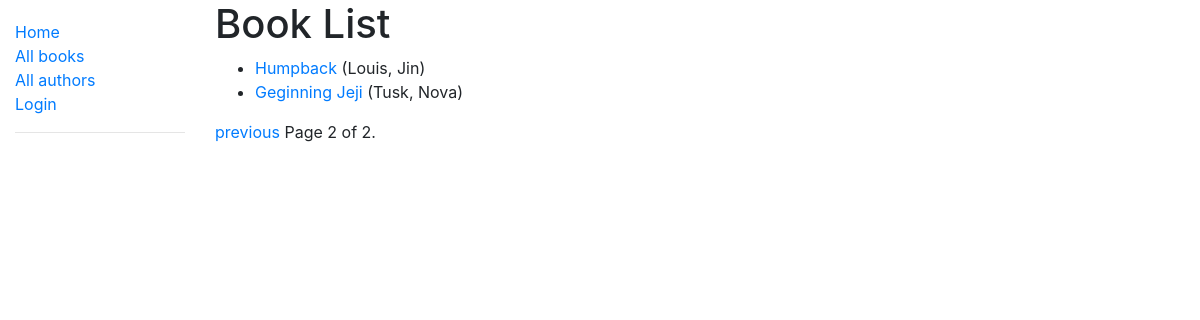
Before: /catalog/books/?page=2 with the older database file.
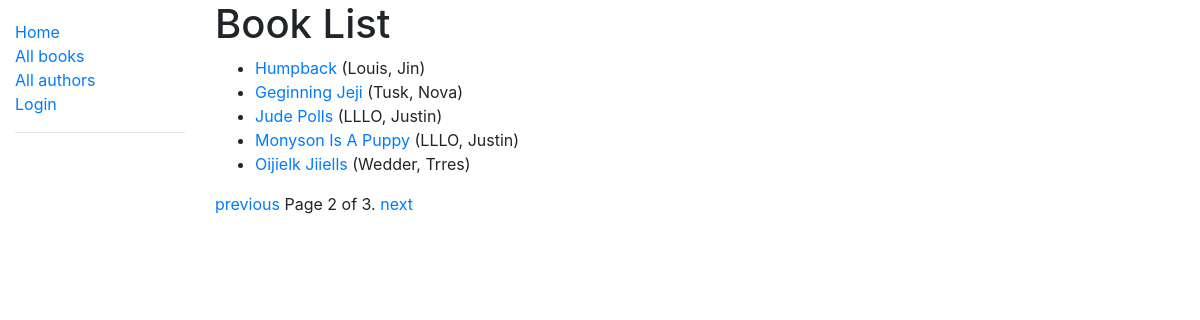
After: the same page with the newer database file.
### catalog/models.py (models this page shows, shortened)
class Book(models.Model):
    title = models.CharField(max_length=200)
    author = models.ForeignKey('Author', on_delete=models.SET_NULL, null=True)
    summary = models.TextField(max_length=1000, help_text='Enter a brief description of the book')
    isbn = models.CharField('ISBN', max_length=13, help_text='13 Character <a href="https://www.isbn-international.org/content/what-isbn">ISBN number</a>')
    genre = models.ManyToManyField(Genre, help_text='Select a genre for this book')
    language = models.ForeignKey('Language', on_delete=models.SET_NULL, null=True)
    def get_absolute_url(self):
        return reverse('book-detail', args=[str(self.id)])
    def display_genre(self):
        """Create a string for the Genre. This is required to display genre in Admin."""
        return ', '.join(genre.name for genre in self.genre.all()[:3])
    display_genre.short_description = 'Genre'

class Author(models.Model):
    first_name = models.CharField(max_length=100)
    last_name = models.CharField(max_length=100)
    date_of_birth = models.DateField(null=True, blank=True)
    date_of_death = models.DateField('Died', null=True, blank=True)
    class Meta:
        ordering = ['last_name', 'first_name']
    def __str__(self):
        return f'{self.last_name}, {self.first_name}'
    '''
    # the following two functions can be used to validate the birth date
    def clean(self):
        if self.date_of_death < self.date_of_birth:
            raise ValidationError(_('death date %(death)s is before birth date%(birth)s'),
                params={'death': self.date_of_death, 'birth': self.date_of_birth})

    def save(self, *args, **kwargs):
        self.full_clean()
        return super(Author, self).save(*args, **kwargs)
    '''

### catalog/views.py (the view)
# urls.py: path('books/', views.BookListView.as_view(), name='books'),
class BookListView(generic.ListView):
    model = Book
    paginate_by = 5

### catalog/templates/catalog/book_list.html
{% extends "base_generic.html" %}
{% block content %}
  <h1>Book List</h1>
  {% if book_list %}
  <ul>
    {% for book in book_list %}
      <li>
        <a href="{{ book.get_absolute_url }}">{{ book.title }}</a> ({{book.author}})
      </li>
    {% endfor %}
  </ul>
  {% else %}
    <p>There are no books in the library.</p>
  {% endif %}
{% endblock %}

Changed rows visible on the page:
added Book: title "Jude Polls", author "LLLO, Justin"
added Book: title "Monyson Is A Puppy", author "LLLO, Justin"
added Book: title "Oijielk Jiiells", author "Wedder, Trres"
Other visible differences:
{{ page_obj.paginator.num_pages }}: "2" → "3"
text now shown: "next"
